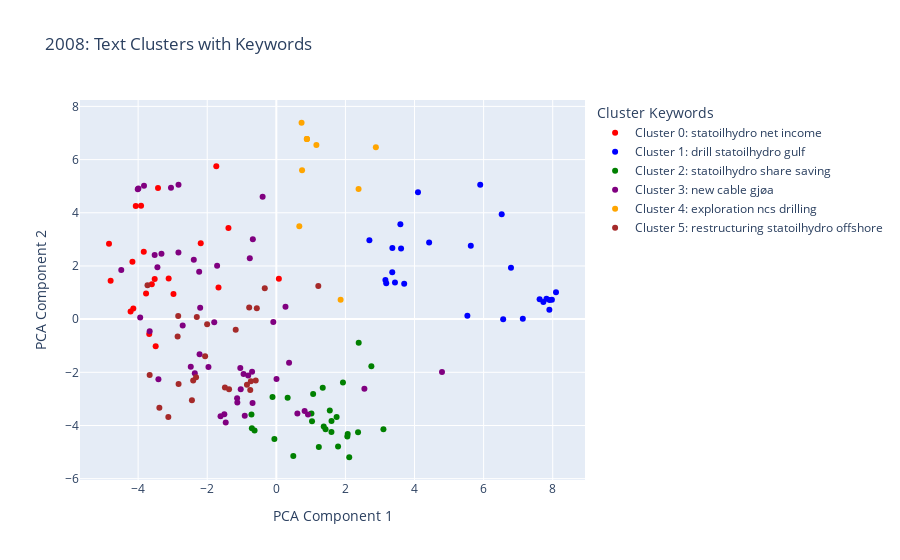

Notebook cell for this chart:
### Code cell
plot_clusters("2008",clusters_2008, cluster_assignment_2008,keywords_2008)
